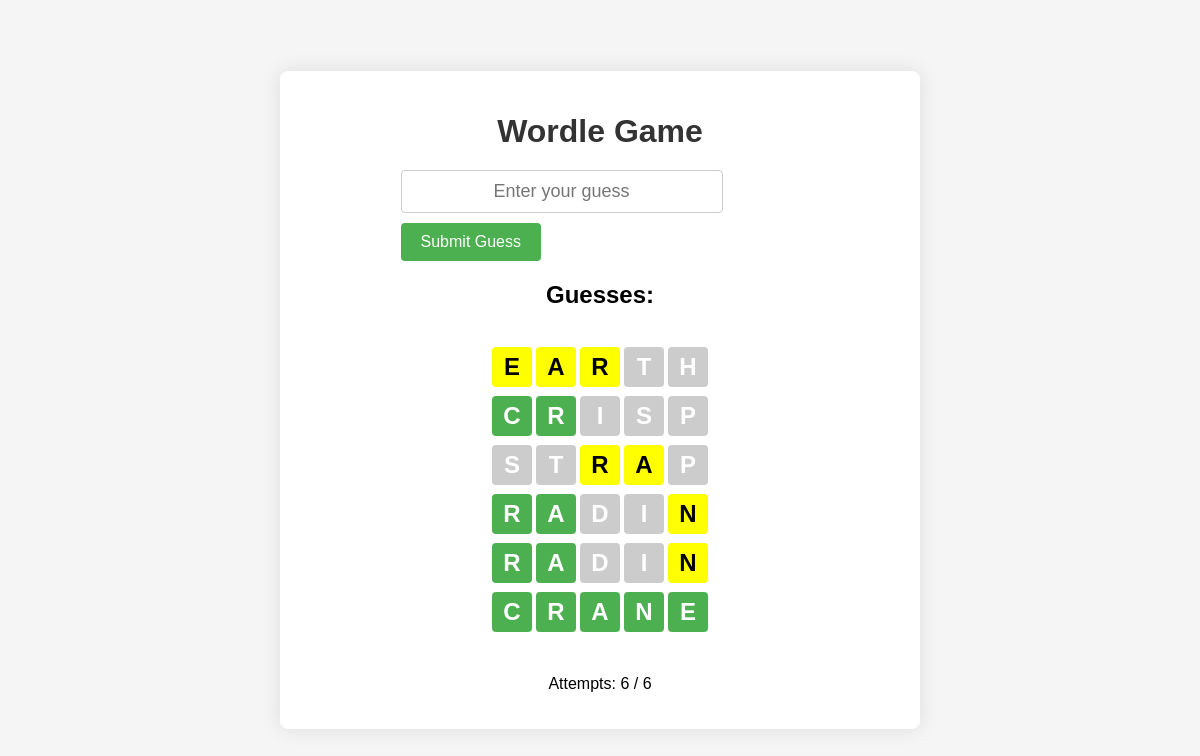
The app's page / (signed in) with its own data.
### wordle/models.py (models this page shows, shortened)
class Guess(models.Model):
    user = models.ForeignKey(User, on_delete=models.CASCADE)
    word = models.ForeignKey(Word, on_delete=models.CASCADE)
    guess = models.CharField(max_length=5)
    attempts = models.IntegerField()
    is_correct = models.BooleanField()
    guess_info = models.JSONField(default=list)  # Add this field to store guess info

### wordle/views.py (the view)
# urls.py: path('', game_view, name='game'),
def game_view(request):
    try:
        active_word = Word.objects.get(is_active=True)
    except Word.DoesNotExist:
        return HttpResponse("No active word found. Please add a word in the admin interface.")
    dictionary = enchant.Dict("en_US")  # Use English dictionary
    if request.method == 'POST':
        form = GuessForm(request.POST)
        if form.is_valid():
            guess_word = form.cleaned_data['guess'].upper()  # Convert guess to uppercase for consistency
            attempts = Guess.objects.filter(word=active_word, user=request.user).count() + 1
            is_valid_word = dictionary.check(guess_word)
            if not is_valid_word:
                guesses = Guess.objects.filter(word=active_word, user=request.user)
                return render(request, 'wordle_game/game.html', {
                    'form': form,
                    'guesses': guesses,
                    'max_attempts': 6,
                    'invalid_word_message': f'The word "{guess_word}" is not a valid English word. Please try again.',
                })
            guess_info = get_guess_info(guess_word, active_word.word)
            is_correct = (guess_word == active_word.word)
            Guess.objects.create(
                user=request.user,
                word=active_word,
                guess=guess_word,
                attempts=attempts,
                is_correct=is_correct,
                guess_info=guess_info  # Ensure guess_info is stored correctly
            )
            guesses = Guess.objects.filter(word=active_word, user=request.user)
            game_over = is_correct or attempts >= 6
            return render(request, 'wordle_game/game.html', {
                'form': form,
                'guesses': guesses,
                'max_attempts': 6,
                'guess_info': guess_info,  # Pass guess_info to the template
                'game_over': game_over,
                'active_word': active_word.word if game_over else None
            })
    else:
        form = GuessForm()
    guesses = Guess.objects.filter(word=active_word, user=request.user)
    return render(request, 'wordle_game/game.html', {
        'form': form,
        'guesses': guesses,
        'max_attempts': 6,
    })

### wordle/forms.py
class GuessForm(forms.Form):
    guess = forms.CharField(max_length=5, widget=forms.TextInput(attrs={'class': 'form-control'}))

### wordle/templates/wordle_game/game.html (shortened to what this page needs)
<!DOCTYPE html>
<html lang="en">
<head>
</head>
<body>
    <div class="container">
        <h1>Wordle Game</h1>
        <div class="game-form">
            <form method="post" class="guess-form">
                <input type="text" name="guess" class="guess-input" placeholder="Enter your guess" autofocus required {% if game_over %}disabled{% endif %}>
                <button type="submit" class="guess-submit" {% if game_over %}disabled{% endif %}>Submit Guess</button>
            </form>
            {% if guesses %}
                <h2>Guesses:</h2>
                <ul class="guess-list">
                    {% for guess in guesses %}
                        <li class="guess-item animated">
                            {% for letter, correct_letter, correct_position in guess.guess_info %}
                                <div class="letter-box {% if correct_position %}correct-position{% elif correct_letter %}correct-letter{% else %}incorrect-letter{% endif %}">
                                    {{ letter }}
                                </div>
                            {% endfor %}
                        </li>
                    {% endfor %}
                </ul>
                <p class="attempts-info">Attempts: {{ guesses|length }} / 6</p>
            {% endif %}
        </div>
    </div>
</body>
</html>

### wordle/templates/wordle_game/game.html (style rules this page uses)
body { font-family: Arial, sans-serif; background-color: #f5f5f5; display: flex; justify-content: center; align-items: center; height: 100vh; margin: 0; }
.container { background-color: #fff; border-radius: 8px; box-shadow: 0 0 20px rgba(0, 0, 0, 0.1); padding: 20px; width: 80%; max-width: 600px; }
h1 { text-align: center; color: #333; margin-bottom: 20px; }
.game-form { display: flex; justify-content: center; align-items: center; flex-direction: column; }
.guess-input { padding: 10px; margin-bottom: 10px; font-size: 18px; border: 1px solid #ccc; border-radius: 4px; width: 100%; max-width: 300px; text-align: center; outline: none; }
.guess-submit { padding: 10px 20px; font-size: 16px; background-color: #4CAF50; color: white; border: none; border-radius: 4px; cursor: pointer; transition: background-color 0.3s ease; margin-right: auto; }
.guess-list { list-style-type: none; padding: 0; }
.guess-item { display: flex; justify-content: center; margin-bottom: 5px; }
.letter-box { width: 40px; height: 40px; display: flex; justify-content: center; align-items: center; font-size: 24px; font-weight: bold; margin: 2px; border-radius: 4px; }
.correct-position { background-color: #4CAF50; color: white; }
.correct-letter { background-color: yellow; color: black; }
.incorrect-letter { background-color: #ccc; color: white; }
.attempts-info { text-align: center; margin-top: 20px; }
.animated { animation: scale 0.5s ease-in-out; }

### records on screen
Guess: guess_info "E" "A" "R" "T" "H"
Guess: guess_info "C" "R" "I" "S" "P"
Guess: guess_info "S" "T" "R" "A" "P"
Guess: guess_info "R" "A" "D" "I" "N"
Guess: guess_info "R" "A" "D" "I" "N"
Guess: guess_info "C" "R" "A" "N" "E"

### other values on screen
{{ guesses|length }} "6"
